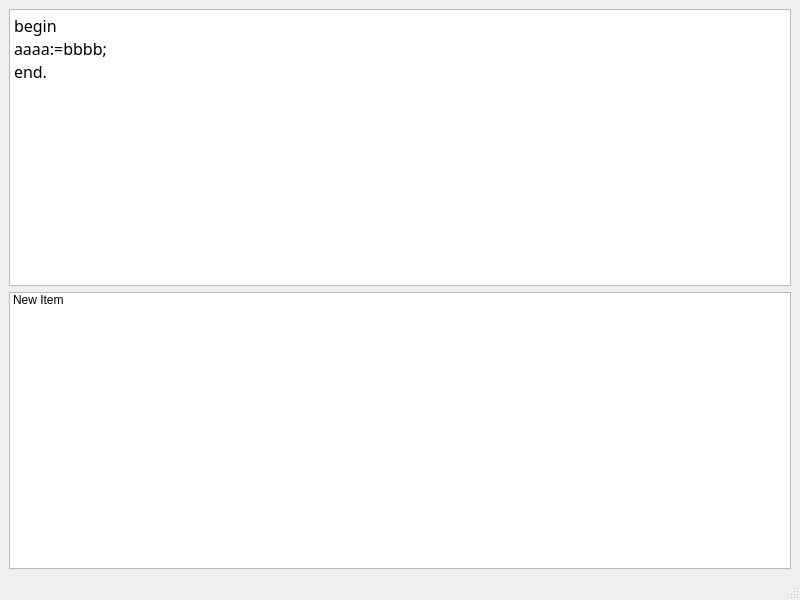
<?xml version="1.0" encoding="UTF-8"?>
<ui version="4.0">
 <class>MainWindow</class>
 <widget class="QMainWindow" name="MainWindow">
  <property name="geometry">
   <rect>
    <x>0</x>
    <y>0</y>
    <width>800</width>
    <height>600</height>
   </rect>
  </property>
  <property name="windowTitle">
   <string>MainWindow</string>
  </property>
  <widget class="QWidget" name="centralwidget">
   <layout class="QVBoxLayout" name="verticalLayout">
    <item>
     <widget class="QPlainTextEdit" name="plainTextEdit">
      <property name="font">
       <font>
        <family>Ubuntu Mono</family>
        <pointsize>12</pointsize>
       </font>
      </property>
      <property name="plainText">
       <string>begin
aaaa:=bbbb;
end.</string>
      </property>
     </widget>
    </item>
    <item>
     <widget class="QListWidget" name="listWidget">
      <item>
       <property name="text">
        <string>New Item</string>
       </property>
      </item>
     </widget>
    </item>
   </layout>
  </widget>
  <widget class="QMenuBar" name="menubar">
   <property name="geometry">
    <rect>
     <x>0</x>
     <y>0</y>
     <width>800</width>
     <height>25</height>
    </rect>
   </property>
  </widget>
  <widget class="QStatusBar" name="statusbar"/>
 </widget>
 <resources/>
 <connections/>
</ui>
